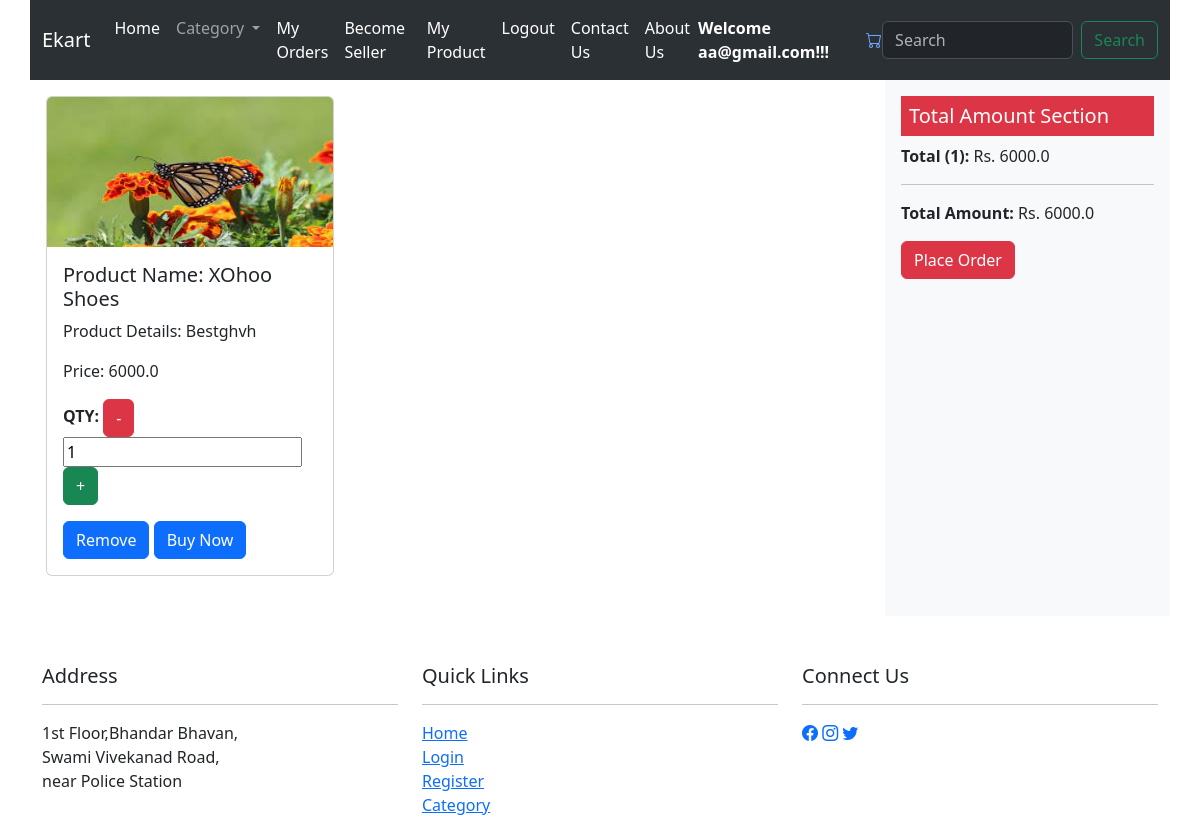
/cart (signed in), run on the app's committed database.
### ecommapp/models.py (models this page shows)
class Cart(models.Model):
    userid = models.ForeignKey(User, on_delete=models.CASCADE, null=True, blank=True)
    product_id = models.ForeignKey(
        Product, on_delete=models.CASCADE, null=True, blank=True
    )
    qty = models.PositiveIntegerField(default=0)

class Product(models.Model):
    userid = models.ForeignKey(User, on_delete=models.CASCADE, null=True, blank=True)
    product_id = models.IntegerField(primary_key=True)
    product_name = models.CharField(max_length=55)
    type = (("Mobile", "Mobile"), ("Cloths", "Cloths"), ("Shoes", "Shoes"))
    category = models.CharField(max_length=50, choices=type, default="")
    desc = models.TextField(max_length=100)
    price = models.FloatField()
    image = models.ImageField(upload_to="pics")
    objects = models.Manager()
    prod = CustomManager()

### ecommapp/views.py (the view, shortened to what this page needs)
# urls.py: path("cart", views.cart, name="cart"),
def cart(req):
    if req.user.is_authenticated:
        username = req.user.username
        allcarts = Cart.objects.filter(userid=req.user.id)
        totalprice = 0
        for x in allcarts:
            totalprice = totalprice + x.product_id.price * x.qty
        length = len(allcarts)
        context = {
            "username": username,
            "allcarts": allcarts,
            "total": totalprice,
            "items": length,
        }
        return render(req, "cart.html", context)

### templates/cart.html (shortened to what this page needs)
{% include 'header.html' %}
<div class="container">
    <div class="row">
        <div class="col-md-9 p-3">
            <div class="row">
                {%  for item in allcarts %}
                <div class="col-md-4 mb-4">
                        <div class="card" style="width: 18rem;">
                        <img src="{{item.product_id.image.url}}" class="card-img-top" alt="{{item.product_name}}" width="50px" height="150px">
                        <div class="card-body">
                          <h5 class="card-title">Product Name: {{item.product_id.product_name}}</h5>
                          <p class="card-text">Product Details: {{item.product_id.desc}}</p>
                          <p class="card-text">Price: {{item.product_id.price}}</p>
                          <p>
                            <strong>QTY:</strong>
                            <a href="updateqty/0/{{item.product_id.product_id}}"><button class="btn btn-danger">-</button></a>
                            <input type="number" value="{{item.qty}}">
                            <a href="updateqty/1/{{item.product_id.product_id}}"><button class="btn btn-success">+</button></a>
                          </p>
                          <a href="removecart/{{item.product_id.product_id}}" class="btn btn-primary">Remove</a>
                          <a href="{%url 'placeorder' %}" class="btn btn-primary">Buy Now</a>
                        </div>
                      </div>
                </div>
                {% endfor %}
            </div>
        </div>
        <div class="col-md-3 bg-light p-3">
            <h5 class="bg-danger text-white p-2">Total Amount Section</h5>
            <p><strong>Total ({{items}}):</strong> Rs. {{total}} </p>
            <hr>
            <p><strong>Total Amount:</strong> Rs. {{total}} </p>
            <a href="{%url 'placeorder' %}"><button class="btn btn-danger">Place Order</button></a>
        </div>
    </div>
</div>
{% include 'footer.html' %}

### templates/header.html (shortened to what this page needs)
<!doctype html>
<html lang="en">
  <head>
    <link href="https://cdn.jsdelivr.net/npm/bootstrap@5.3.2/dist/css/bootstrap.min.css" rel="stylesheet">
  </head>
  <body>
    <div class="container">
    <div class="row">
    <nav class="navbar navbar-expand-lg bg-body-tertiary" data-bs-theme="dark">
        <div class="container-fluid">
          <a class="navbar-brand" href="#">Ekart</a>
          <div class="collapse navbar-collapse" id="navbarSupportedContent">
            <ul class="navbar-nav me-auto mb-2 mb-lg-0">
              <li class="nav-item">
                <a class="nav-link active" aria-current="page" href="{% url 'index' %}">Home</a>
              </li>
              <li class="nav-item dropdown">
                <a class="nav-link dropdown-toggle" href="#" role="button" data-bs-toggle="dropdown" aria-expanded="false">
                  Category
                </a>
              </li>
              {% if user.is_authenticated %}
              <li class="nav-item">
                <a class="nav-link active" aria-disabled="true" href="{% url 'showorders' %}">My Orders</a>
              </li>
              <li class="nav-item">
                <a class="nav-link active" aria-current="page" href="{% url 'registerproduct' %}">Become Seller</a>
              </li>
              <li class="nav-item">
                <a class="nav-link active" aria-current="page" href="{% url 'viewregisterproduct' %}">My Product</a>
              </li>
              <li class="nav-item">
                <a class="nav-link active" aria-disabled="true" href="{% url 'userlogout' %}">Logout</a>
              </li>
              {% endif %}
              <li class="nav-item">
                <a class="nav-link active" aria-current="page" href="{% url 'contactus' %}">Contact Us</a>
              </li>
              <li class="nav-item">
                <a class="nav-link active" aria-current="page" href="{% url 'aboutus' %}">About Us</a>
              </li>
            </ul>
            {% if username %}
            <strong style="color: white;">Welcome {{username}}!!!</strong>
            {% else %}
            <strong style="color: white;">Welcome Guest!!!</strong>
            {% endif %}
            <a href="{% url 'cart' %}"><i class="bi bi-cart"></i></a>
            <form   method="get" action="{% url 'searchproduct' %}" class="d-flex" role="search">
              <input class="form-control me-2" name="q" value="{{query}}" type="search" placeholder="Search" aria-label="Search">
              <button class="btn btn-outline-success" type="submit">Search</button>
            </form>
          </div>
        </div>
      </nav>
    </div>
    </div>
  </body>
</html>

### data on the page
Cart: product_id.image (picture), product_id.product_name "XOhoo Shoes", product_id.desc "Bestghvh", product_id.price "6000.0", qty "1"

### other printed values
{{ username }} "aa@gmail.com"
{{ items }} "1"
{{ total }} "6000.0"
